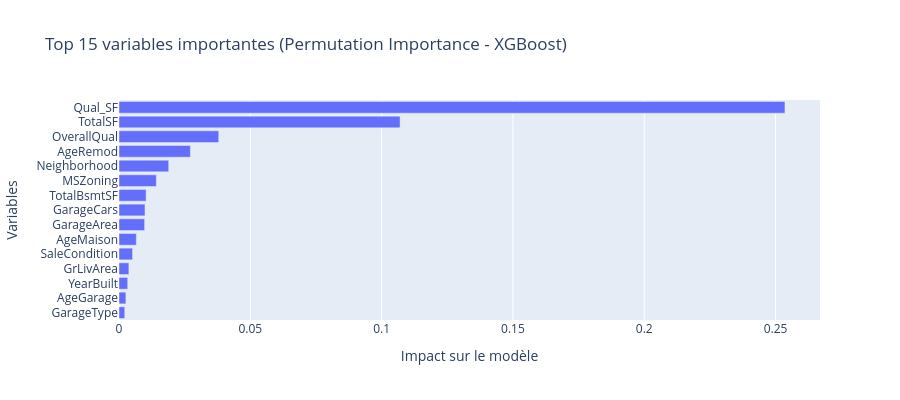

The cell this chart's notebook holds for it:
### Code cell
# Visualisation 
top_n = min(15, len(perm_importance_df))
top_features = perm_importance_df.head(top_n)
fig = px.bar(
    top_features,
    x="importance",
    y="feature",
    orientation="h",
    title=f"Top {top_n} variables importantes (Permutation Importance - XGBoost)",  # ← ici
    labels={
        "importance": "Impact sur le modèle",
        "feature": "Variables"
    }
)
fig.update_layout(
    height=400,
    yaxis=dict(autorange="reversed")
)
fig.show()

### Figure 1 — Plotly figure (JSON) as saved in the notebook; plotly's stock layout.template omitted (floating-point values rounded to 4 significant figures)
{"data": [{"hovertemplate": "Impact sur le modèle=%{x}<br>Variables=%{y}<extra></extra>", "legendgroup": "", "marker": {"color": "#636efa", "pattern": {"shape": ""}}, "name": "", "orientation": "h", "showlegend": false, "textposition": "auto", "type": "bar", "x": [0.2536, 0.107, 0.03798, 0.02719, 0.01893, 0.01423, 0.01032, 0.009899, 0.009763, 0.006593, 0.005159, 0.003765, 0.003312, 0.002625, 0.002188], "xaxis": "x", "y": ["Qual_SF", "TotalSF", "OverallQual", "AgeRemod", "Neighborhood", "MSZoning", "TotalBsmtSF", "GarageCars", "GarageArea", "AgeMaison", "SaleCondition", "GrLivArea", "YearBuilt", "AgeGarage", "GarageType"], "yaxis": "y"}], "layout": {"barmode": "relative", "height": 400, "legend": {"tracegroupgap": 0}, "title": {"text": "Top 15 variables importantes (Permutation Importance - XGBoost)"}, "xaxis": {"anchor": "y", "domain": [0, 1], "title": {"text": "Impact sur le modèle"}}, "yaxis": {"anchor": "x", "autorange": "reversed", "domain": [0, 1], "title": {"text": "Variables"}}}}
